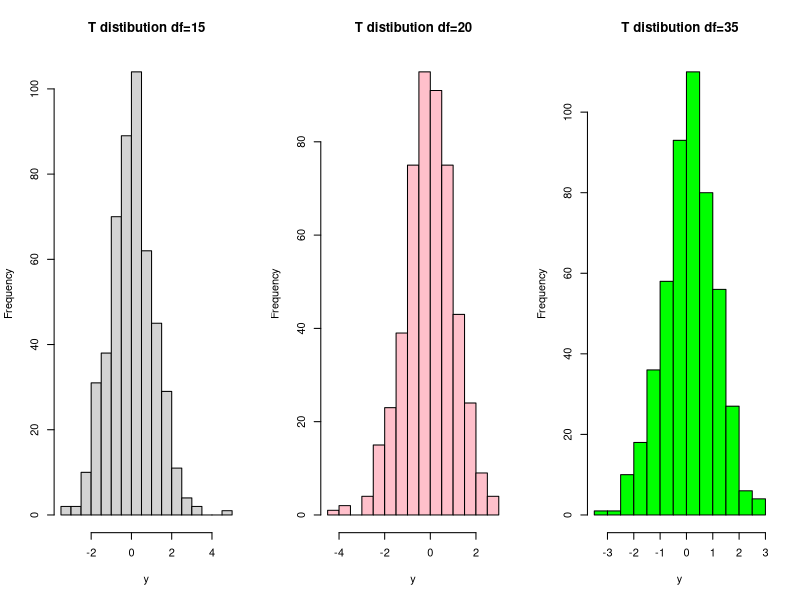

Recreate this plot in R.
# question number 4, draw a random sample of size n=500 from 
# student t distribution with degrees of freedom 15 and plot.Hence over plot another 
# to samples of same size with degrees of freedoms 20 and 35 respectively.Comments on your results.

#student T distribution

par(mfrow = c(1,3))

set.seed(1)

n<- 500

y<-rt(n,df=15)

hist(y,breaks="scott",main= "T distibution df=15")

y<-rt(n,df=20)

hist(y,breaks="scott",main= "T distibution df=20",col="pink")

y<-rt(n,df=35)

hist(y,breaks="scott",main= "T distibution df=35",col="green")
